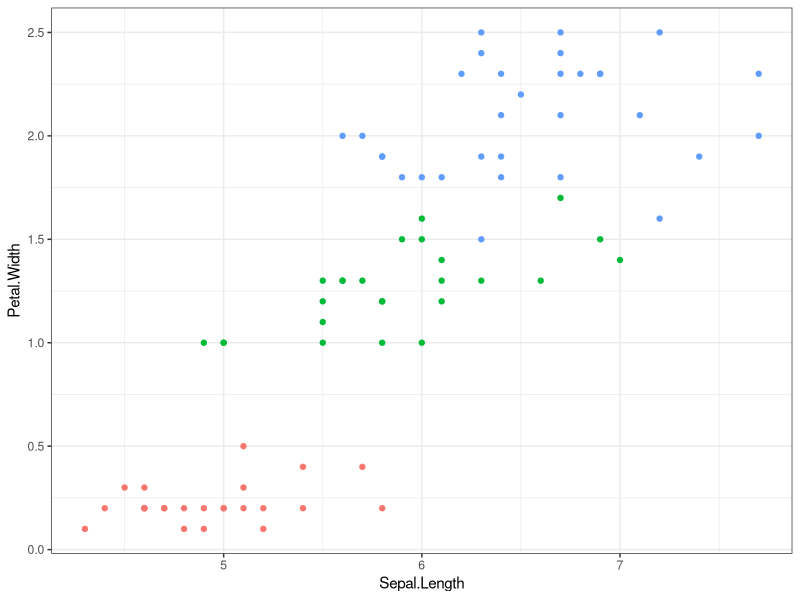

R code for this plot:
library(ggplot2)
theme_set(theme_bw())

data = read.csv("iris.csv")
plt = ggplot(data, aes(Sepal.Length, Petal.Width, color = Species)) +
    geom_point() +
    theme(legend.position = "none")

ggsave("figure/iris.png", plt, width = 8, height = 6.5)

